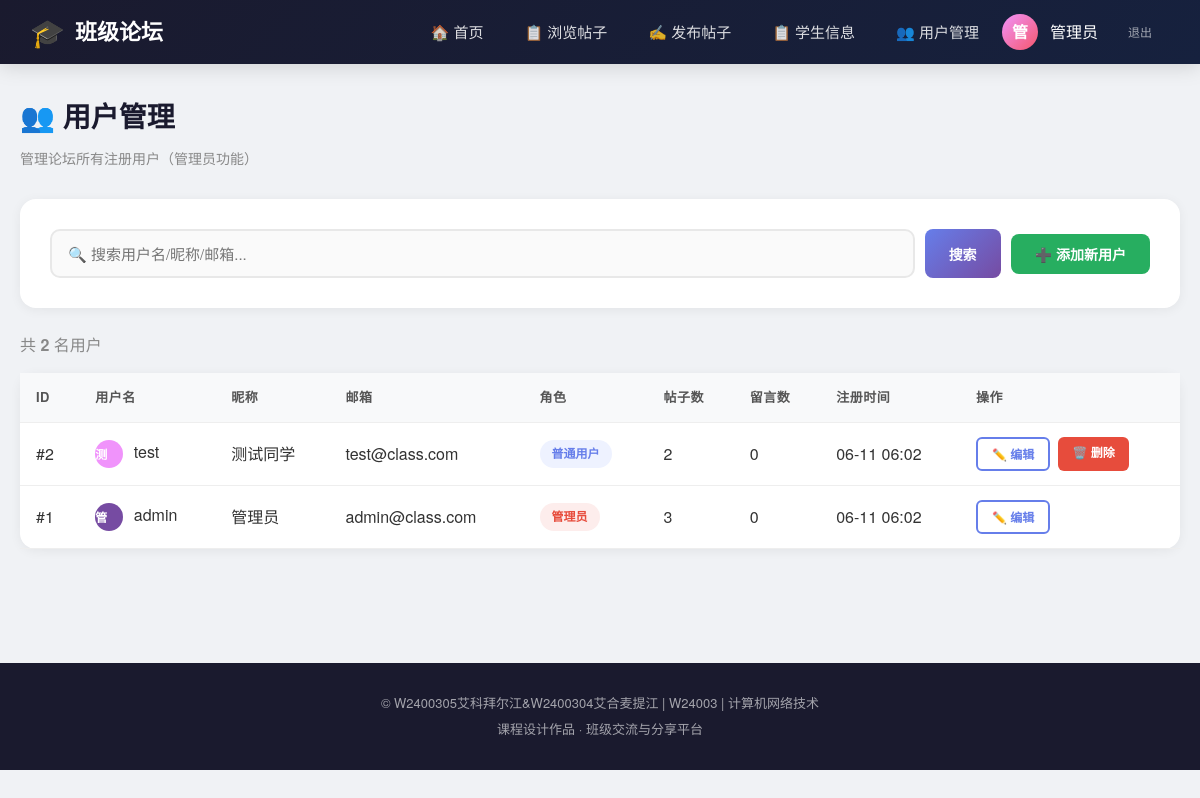
/users.php (signed in), run on the app's committed database.
### tables this page shows
CREATE TABLE IF NOT EXISTS `users` (
    `id` INT AUTO_INCREMENT PRIMARY KEY,
    `username` VARCHAR(50) NOT NULL UNIQUE COMMENT '登录用户名',
    `password` VARCHAR(255) NOT NULL COMMENT '密码（bcrypt哈希）',
    `nickname` VARCHAR(50) NOT NULL COMMENT '显示昵称',
    `email` VARCHAR(100) DEFAULT '' COMMENT '邮箱',
    `avatar` VARCHAR(255) DEFAULT '' COMMENT '头像路径',
    `role` ENUM('user', 'admin') DEFAULT 'user' COMMENT '角色：user=普通用户, admin=管理员',
    `created_at` DATETIME DEFAULT CURRENT_TIMESTAMP COMMENT '注册时间',
    INDEX `idx_role` (`role`),
    INDEX `idx_created` (`created_at`)
);

### config.php (called while the page is built, shortened)
<?php
$conn = @mysqli_connect(DB_HOST, DB_USER, DB_PASS, DB_NAME);
mysqli_set_charset($conn, 'utf8mb4');
function isLoggedIn() {
    return isset($_SESSION['user_id']);
}
function getCurrentUser() {
    global $conn;
    $userId = (int)$_SESSION['user_id'];
    $result = mysqli_query($conn, "SELECT * FROM users WHERE id = $userId");
    return mysqli_fetch_assoc($result);
}
function getAvatarColor($userId) {
    $colors = [
        '#667eea', '#764ba2', '#f093fb', '#f5576c',
        '#4facfe', '#00f2fe', '#43e97b', '#38f9d7',
        '#fa709a', '#fee140', '#a18cd1', '#fbc2eb',
        '#ffecd2', '#fcb69f', '#ff9a9e', '#fad0c4'
    ];
    return $colors[$userId % count($colors)];
}
function h($str, $jsSafe = false) {
    $safe = htmlspecialchars($str ?? '', ENT_QUOTES, 'UTF-8');
    return $safe;
}
?>

### users.php (the view, shortened to what this page needs)
<?php
require_once __DIR__ . '/config.php';
$page = isset($_GET['page']) ? max(1, (int)$_GET['page']) : 1;
$perPage = 15;
$offset = ($page - 1) * $perPage;
$searchRaw = isset($_GET['search']) ? trim($_GET['search']) : '';
$where = "1=1";
$countResult = mysqli_query($conn, "SELECT COUNT(*) as cnt FROM users WHERE $where");
$totalRows = mysqli_fetch_assoc($countResult)['cnt'];
$users = mysqli_query($conn, "
    SELECT u.*,
        (SELECT COUNT(*) FROM posts p WHERE p.user_id = u.id) as post_count,
        (SELECT COUNT(*) FROM messages m WHERE m.user_id = u.id) as msg_count
    FROM users u
    WHERE $where
    ORDER BY u.created_at DESC
    LIMIT $offset, $perPage
");
require_once __DIR__ . '/header.php';
?>
<div class="container">
    <div class="page-header">
        <h1>👥 用户管理</h1>
        <p>管理论坛所有注册用户（管理员功能）</p>
    </div>
    <div class="card">
        <div style="display:flex;gap:10px;flex-wrap:wrap;align-items:center;justify-content:space-between;">
            <form method="GET" action="" style="display:flex;gap:10px;flex:1;">
                <input type="text" name="search" class="form-control"
                       placeholder="🔍 搜索用户名/昵称/邮箱..."
                       value="<?= h($searchRaw) ?>"
                       style="flex:1;">
                <button type="submit" class="btn btn-primary">搜索</button>
            </form>
            <button class="btn btn-success" onclick="document.getElementById('addUserForm').style.display='block';this.style.display='none';">
                ➕ 添加新用户
            </button>
        </div>
    </div>
    <p style="color:#888;margin-bottom:15px;">
        共 <strong><?= $totalRows ?></strong> 名用户
    </p>
    <div class="card" style="padding:0;">
        <div class="table-wrap">
            <table>
                <thead>
                    <tr>
                        <th>ID</th>
                        <th>用户名</th>
                        <th>昵称</th>
                        <th>邮箱</th>
                        <th>角色</th>
                        <th>帖子数</th>
                        <th>留言数</th>
                        <th>注册时间</th>
                        <th>操作</th>
                    </tr>
                </thead>
                <tbody>
                    <?php if (mysqli_num_rows($users) > 0): ?>
                        <?php while ($user = mysqli_fetch_assoc($users)): ?>
                        <tr>
                            <td>#<?= $user['id'] ?></td>
                            <td>
                                <div class="message-avatar" style="display:inline-block;width:28px;height:28px;font-size:12px;line-height:28px;background:<?= getAvatarColor($user['id']) ?>;vertical-align:middle;margin-right:6px;">
                                    <?= mb_substr($user['nickname'], 0, 1) ?>
                                </div>
                                <?= h($user['username']) ?>
                            </td>
                            <td><?= h($user['nickname']) ?></td>
                            <td><?= h($user['email'] ?: '-') ?></td>
                            <td>
                                <span class="badge <?= $user['role'] === 'admin' ? 'badge-danger' : 'badge-primary' ?>">
                                    <?= $user['role'] === 'admin' ? '管理员' : '普通用户' ?>
                                </span>
                            </td>
                            <td><?= $user['post_count'] ?></td>
                            <td><?= $user['msg_count'] ?></td>
                            <td><?= date('m-d H:i', strtotime($user['created_at'])) ?></td>
                            <td>
                                <div class="action-group">
                                    <button class="btn btn-outline btn-sm"
                                            onclick="openEditModal(<?= $user['id'] ?>, <?= json_encode($user['nickname'], JSON_UNESCAPED_UNICODE) ?>, <?= json_encode($user['email'], JSON_UNESCAPED_UNICODE) ?>, <?= json_encode($user['role']) ?>)">
                                        ✏️ 编辑
                                    </button>
                                    <?php if ($user['id'] != $currentUser['id']): ?>
                                    <a href="users.php?action=delete&id=<?= $user['id'] ?>&search=<?= urlencode($searchRaw) ?>&page=<?= $page ?>"
                                       class="btn btn-danger btn-sm"
                                       onclick="return confirm(<?= json_encode('确定要删除用户 ' . $user['nickname'] . ' 吗？\n该用户的所有帖子和留言也将被删除！', JSON_UNESCAPED_UNICODE) ?>)">
                                        🗑️ 删除
                                    </a>
                                    <?php endif; ?>
                                </div>
                            </td>
                        </tr>
                        <?php endwhile; ?>
                    <?php endif; ?>
                </tbody>
            </table>
        </div>
    </div>
</div>
<?php require_once __DIR__ . '/footer.php'; ?>

### header.php (shortened to what this page needs)
<?php
require_once __DIR__ . '/config.php';
$currentUser = getCurrentUser();
?>
<!DOCTYPE html>
<html lang="zh-CN">
<head>
    <link rel="stylesheet" href="style.css">
</head>
<body>
<nav class="navbar">
    <div class="nav-inner">
        <a href="index.php" class="nav-brand">
            <span class="icon">🎓</span> 班级论坛
        </a>
        <ul class="nav-links">
            <li><a href="index.php">🏠 首页</a></li>
            <li><a href="browse.php">📋 浏览帖子</a></li>
            <?php if (isLoggedIn()): ?>
            <li><a href="add_post.php">✍️ 发布帖子</a></li>
            <li><a href="students.php">📋 学生信息</a></li>
            <?php if ($currentUser && $currentUser['role'] === 'admin'): ?>
            <li><a href="users.php">👥 用户管理</a></li>
            <?php endif; ?>
            <li>
                <div class="nav-user">
                    <div class="avatar-circle"><?= mb_substr($currentUser['nickname'], 0, 1) ?></div>
                    <span><?= htmlspecialchars($currentUser['nickname']) ?></span>
                    <a href="logout.php" style="color:rgba(255,255,255,.6);font-size:12px;text-decoration:none;">退出</a>
                </div>
            </li>
            <?php else: ?>
            <li><a href="login.php" class="btn-nav">🔑 登录</a></li>
            <li><a href="register.php">📝 注册</a></li>
            <?php endif; ?>
        </ul>
    </div>
</nav>

### style.css (style rules this page uses)
* { margin: 0; padding: 0; box-sizing: border-box; }
body { font-family: 'Microsoft YaHei', 'PingFang SC', 'Helvetica Neue', sans-serif; background: #f0f2f5; color: #333; min-height: 100vh; line-height: 1.6; }
.navbar { background: linear-gradient(135deg, #1a1a2e 0%, #16213e 100%); padding: 0; box-shadow: 0 2px 20px rgba(0,0,0,.15); position: sticky; top: 0; z-index: 1000; }
.nav-inner { max-width: 1200px; margin: 0 auto; display: flex; justify-content: space-between; align-items: center; padding: 0 30px; height: 64px; }
.nav-brand { font-size: 22px; font-weight: bold; color: #fff; text-decoration: none; display: flex; align-items: center; gap: 10px; }
.nav-brand .icon { font-size: 28px; }
.nav-links { display: flex; list-style: none; gap: 5px; align-items: center; }
.nav-links li a { color: rgba(255,255,255,.85); text-decoration: none; padding: 10px 18px; border-radius: 8px; font-size: 15px; transition: all .3s; display: block; }
.nav-user { color: #fff; display: flex; align-items: center; gap: 12px; }
.nav-user .avatar-circle { width: 36px; height: 36px; border-radius: 50%; background: linear-gradient(135deg, #f093fb, #f5576c); display: flex; align-items: center; justify-content: center; color: #fff; font-weight: bold; font-size: 16px; }
.container { max-width: 1200px; margin: 0 auto; padding: 30px 20px; }
.page-header { margin-bottom: 30px; }
.page-header h1 { font-size: 28px; color: #1a1a2e; margin-bottom: 8px; }
.page-header p { color: #888; font-size: 14px; }
.card { background: #fff; border-radius: 16px; box-shadow: 0 2px 12px rgba(0,0,0,.06); padding: 30px; margin-bottom: 24px; transition: transform .2s, box-shadow .2s; }
.btn { display: inline-block; padding: 10px 24px; border: none; border-radius: 8px; font-size: 14px; font-weight: bold; cursor: pointer; text-decoration: none; transition: all .3s; font-family: inherit; }
.btn-primary { background: linear-gradient(135deg, #667eea, #764ba2); color: #fff; }
.btn-success { background: #27ae60; color: #fff; }
.btn-danger { background: #e74c3c; color: #fff; }
.btn-outline { background: transparent; border: 2px solid #667eea; color: #667eea; }
.btn-sm { padding: 6px 14px; font-size: 12px; border-radius: 6px; }
.form-control { width: 100%; padding: 12px 16px; border: 2px solid #e8e8e8; border-radius: 10px; font-size: 15px; transition: border-color .3s; font-family: inherit; background: #fafafa; }
.table-wrap { overflow-x: auto; }
table { width: 100%; border-collapse: collapse; }
table th, table td { padding: 14px 16px; text-align: left; border-bottom: 1px solid #eee; }
table th { background: #f8f9fa; font-weight: bold; color: #555; font-size: 13px; text-transform: uppercase; letter-spacing: .5px; }
table a { color: #667eea; text-decoration: none; }
.badge { display: inline-block; padding: 4px 12px; border-radius: 20px; font-size: 12px; font-weight: bold; }
.badge-primary { background: #eef2ff; color: #667eea; }
.badge-danger { background: #fdedec; color: #e74c3c; }
.message-avatar { width: 40px; height: 40px; border-radius: 50%; display: flex; align-items: center; justify-content: center; color: #fff; font-weight: bold; font-size: 16px; }
.action-group { display: flex; gap: 8px; flex-wrap: wrap; }
.card, .feature-card { animation: fadeInUp .5s ease forwards; }
.card:nth-child(2) { animation-delay: .1s; }
.card:nth-child(4) { animation-delay: .3s; }

### data on the page
users: nickname "管", nickname "管理员", id "1", username "admin", email "admin@class.com", role "管理员", post_count "3", msg_count "0", created_at "06-11 06:02"
users: id "2", nickname "测", username "test", nickname "测试同学", email "test@class.com", role "普通用户", post_count "2", msg_count "0", created_at "06-11 06:02"

### other printed values
$totalRows "2"
